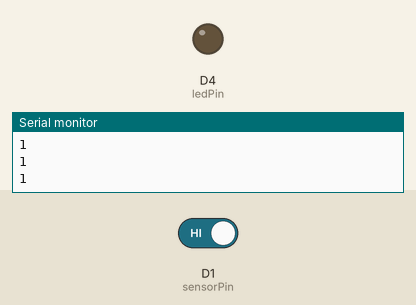
A sketch run on a simulated ESP8266 (NodeMCU). Parts: output pins drawn as LEDs (lit = HIGH), the last lines printed to the serial monitor. The inputs (shaded band) are chosen by the test bench; at power-on: D1 (sensorPin) HIGH.

Above: at 1.8 s.
1.9 s: D1 (sensorPin) driven LOW
At 3.2 s:
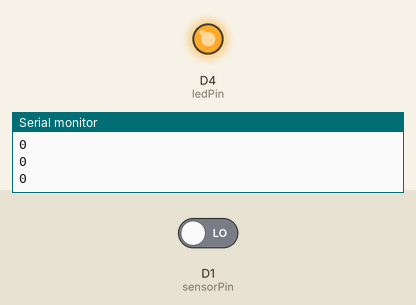
3.5 s: D1 (sensorPin) driven HIGH
At 4.4 s:
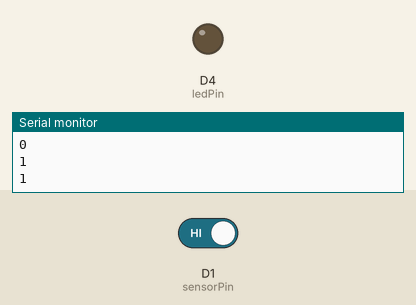
Timing chart, 0 to 6.5 s (numbered marks = the images above; inputs shaded):
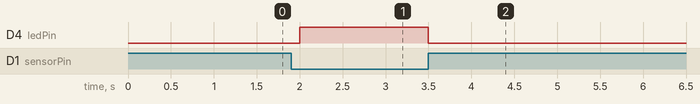

Measured:
- after the input at 1.9 s, D4 (ledPin): LOW → HIGH after 0.10 s
- after the input at 3.5 s, D4 (ledPin): HIGH → LOW at once

The sketch:

ws02_03_Digital.ino
```cpp
const int ledPin = D4;
const int sensorPin = D1;

void setup() {
  pinMode(ledPin, OUTPUT);
  pinMode(sensorPin, INPUT);
}

void loop() {
  int sensorState = digitalRead(sensorPin);
  Serial.println(sensorState);

  if (sensorState == LOW) {
    digitalWrite(ledPin, HIGH);
  }
   else
  {
    digitalWrite(ledPin, LOW);
  }

  delay(500);
}
```
